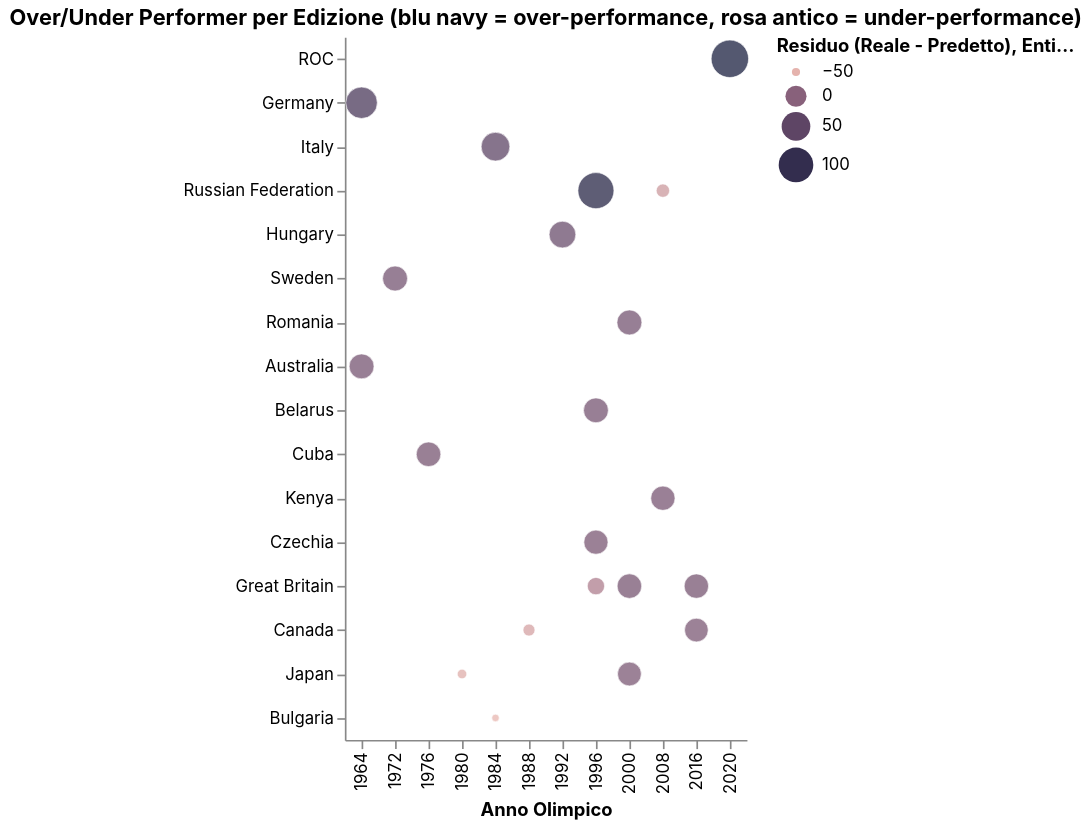

Vega-Lite specification for this chart:
### Vega-Lite specification from a JSON file in a GitHub repository (floating-point values rounded to 4 significant figures; data arrays with more than 128 entries replaced by an {"elided": "..."} marker saying what was removed)
{"config": {"background": "transparent", "view": {"stroke": "transparent"}, "title": {"font": "Inter"}, "axis": {"labelFont": "Inter", "titleFont": "Inter"}, "legend": {"labelFont": "Inter", "titleFont": "Inter"}, "header": {"labelFont": "Inter", "titleFont": "Inter"}, "text": {"font": "Inter"}, "range": {"category": ["#1b2140", "#ff8009", "#9a0641", "#ffe34a", "#e7b6af", "#0088b0", "#e03830"], "ramp": ["#e7b6af", "#1b2140"], "heatmap": ["#e7b6af", "#1b2140"]}}, "data": {"name": "data-3edee18d03261b50e6e8feb4ceaeedb5"}, "mark": {"type": "circle", "opacity": 0.75, "stroke": "white", "strokeWidth": 0.5}, "encoding": {"color": {"field": "Residuo", "scale": {"domainMid": 0, "range": ["#e7b6af", "#1b2140"]}, "title": "Residuo (Reale - Predetto)", "type": "quantitative"}, "size": {"field": "Residuo", "legend": {"format": ".0f"}, "scale": {"range": [20, 500]}, "title": "Entità del residuo (assoluto)", "type": "quantitative"}, "tooltip": [{"field": "Nazione", "type": "nominal"}, {"field": "Anno", "type": "ordinal"}, {"field": "Cluster_Label", "title": "Cluster", "type": "nominal"}, {"field": "Reali", "format": ".1f", "title": "Medaglie reali", "type": "quantitative"}, {"field": "Predetti", "format": ".1f", "title": "Medaglie predette", "type": "quantitative"}, {"field": "Residuo", "format": ".1f", "title": "Residuo", "type": "quantitative"}], "x": {"field": "Anno", "title": "Anno Olimpico", "type": "ordinal"}, "y": {"field": "Nazione", "sort": {"field": "Residuo", "op": "mean", "order": "descending"}, "title": null, "type": "nominal"}}, "height": 420, "title": "Over/Under Performer per Edizione (blu navy = over-performance, rosa antico = under-performance)", "transform": [{"filter": "abs(datum.Residuo) > 15"}], "width": "container", "$schema": "https://vega.github.io/schema/vega-lite/v5.20.1.json", "datasets": {"data-3edee18d03261b50e6e8feb4ceaeedb5": {"elided": "516 records"}}}
